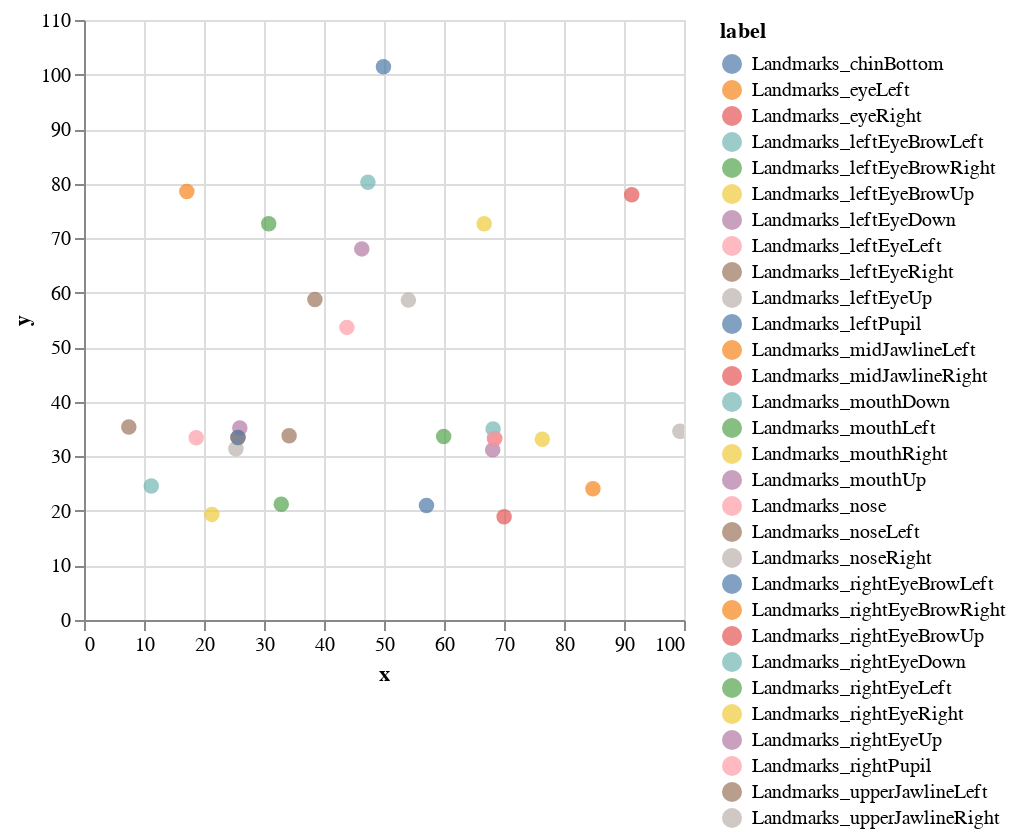

The notebook cell saved with this chart:
### Code cell
import os
import matplotlib.pyplot as plt
import altair as alt
import pandas as pd

def show_random_amazon(df, index=0):
    row = df.iloc[0]
    file_path = os.path.join('rafdb_15k/DATASET', f"{row['Image_Name'].split('_')[0]}/{row['label']}/", row['Image_Name'])
    image = plt.imread(file_path)
    plt.imshow(image)
    plt.axis('off')
    
    img_h, img_w, img_ch = image.shape
    
    #Draw a rectangle with row['BoundingBox_Width','BoundingBox_Height','BoundingBox_Left','BoundingBox_Top']
    width = row['BoundingBox_Width'] * img_w
    height = row['BoundingBox_Height'] * img_h
    left = row['BoundingBox_Left'] * img_w
    top = row['BoundingBox_Top'] * img_h
    plt.gca().add_patch(plt.Rectangle((left, top), width, height, linewidth=1, edgecolor='r', facecolor='none'))
    
    pattern = r'(.*)_X'  # This pattern matches any column name ending with '_Value'

    # Prepare data for scatter plot
    scatter_data = []
    for column in row.index:
        match = re.match(pattern, column)
        if match:
            name = match.group(1)
            scatter_data.append({'x': row[name+'_X']*img_w, 'y': row[name+'_Y']*img_h, 'label': name})
    
    scatter_df = pd.DataFrame(scatter_data)
    
    # Create Altair scatter plot
    scatter_chart = alt.Chart(scatter_df).mark_circle(size=60).encode(
        x='x',
        y='y',
        color='label:N',
        tooltip=['label']
    ).interactive()
    
    plt.show()
    return scatter_chart

# Assuming 'test' is your DataFrame
show_random_amazon(test)

### Figure 1 — Vega-Lite specification as saved in the notebook (floating-point values rounded to 4 significant figures)
{"config": {"view": {"continuousWidth": 300, "continuousHeight": 300}}, "data": {"name": "data-ebf6d44a570eb2ecdb87abf8a93ef447"}, "mark": {"type": "circle", "size": 60}, "encoding": {"color": {"field": "label", "type": "nominal"}, "tooltip": [{"field": "label", "type": "nominal"}], "x": {"field": "x", "type": "quantitative"}, "y": {"field": "y", "type": "quantitative"}}, "params": [{"name": "param_3", "select": {"type": "interval", "encodings": ["x", "y"]}, "bind": "scales"}], "$schema": "https://vega.github.io/schema/vega-lite/v5.16.3.json", "datasets": {"data-ebf6d44a570eb2ecdb87abf8a93ef447": [{"x": 25.67, "y": 33.44, "label": "Landmarks_eyeLeft"}, {"x": 68.44, "y": 33.29, "label": "Landmarks_eyeRight"}, {"x": 30.78, "y": 72.65, "label": "Landmarks_mouthLeft"}, {"x": 66.69, "y": 72.64, "label": "Landmarks_mouthRight"}, {"x": 43.82, "y": 53.64, "label": "Landmarks_nose"}, {"x": 11.21, "y": 24.58, "label": "Landmarks_leftEyeBrowLeft"}, {"x": 32.88, "y": 21.23, "label": "Landmarks_leftEyeBrowRight"}, {"x": 21.32, "y": 19.36, "label": "Landmarks_leftEyeBrowUp"}, {"x": 57.08, "y": 20.99, "label": "Landmarks_rightEyeBrowLeft"}, {"x": 84.82, "y": 24.06, "label": "Landmarks_rightEyeBrowRight"}, {"x": 70.02, "y": 18.93, "label": "Landmarks_rightEyeBrowUp"}, {"x": 18.7, "y": 33.39, "label": "Landmarks_leftEyeLeft"}, {"x": 34.19, "y": 33.79, "label": "Landmarks_leftEyeRight"}, {"x": 25.32, "y": 31.4, "label": "Landmarks_leftEyeUp"}, {"x": 25.97, "y": 35.21, "label": "Landmarks_leftEyeDown"}, {"x": 59.94, "y": 33.66, "label": "Landmarks_rightEyeLeft"}, {"x": 76.38, "y": 33.13, "label": "Landmarks_rightEyeRight"}, {"x": 68.11, "y": 31.19, "label": "Landmarks_rightEyeUp"}, {"x": 68.18, "y": 35.03, "label": "Landmarks_rightEyeDown"}, {"x": 38.48, "y": 58.75, "label": "Landmarks_noseLeft"}, {"x": 54.06, "y": 58.65, "label": "Landmarks_noseRight"}, {"x": 46.3, "y": 68.04, "label": "Landmarks_mouthUp"}, {"x": 47.32, "y": 80.24, "label": "Landmarks_mouthDown"}, {"x": 25.67, "y": 33.44, "label": "Landmarks_leftPupil"}, {"x": 68.44, "y": 33.29, "label": "Landmarks_rightPupil"}, {"x": 7.469, "y": 35.39, "label": "Landmarks_upperJawlineLeft"}, {"x": 17.14, "y": 78.57, "label": "Landmarks_midJawlineLeft"}, {"x": 49.91, "y": 101.4, "label": "Landmarks_chinBottom"}, {"x": 91.28, "y": 77.96, "label": "Landmarks_midJawlineRight"}, {"x": 99.31, "y": 34.59, "label": "Landmarks_upperJawlineRight"}]}}
